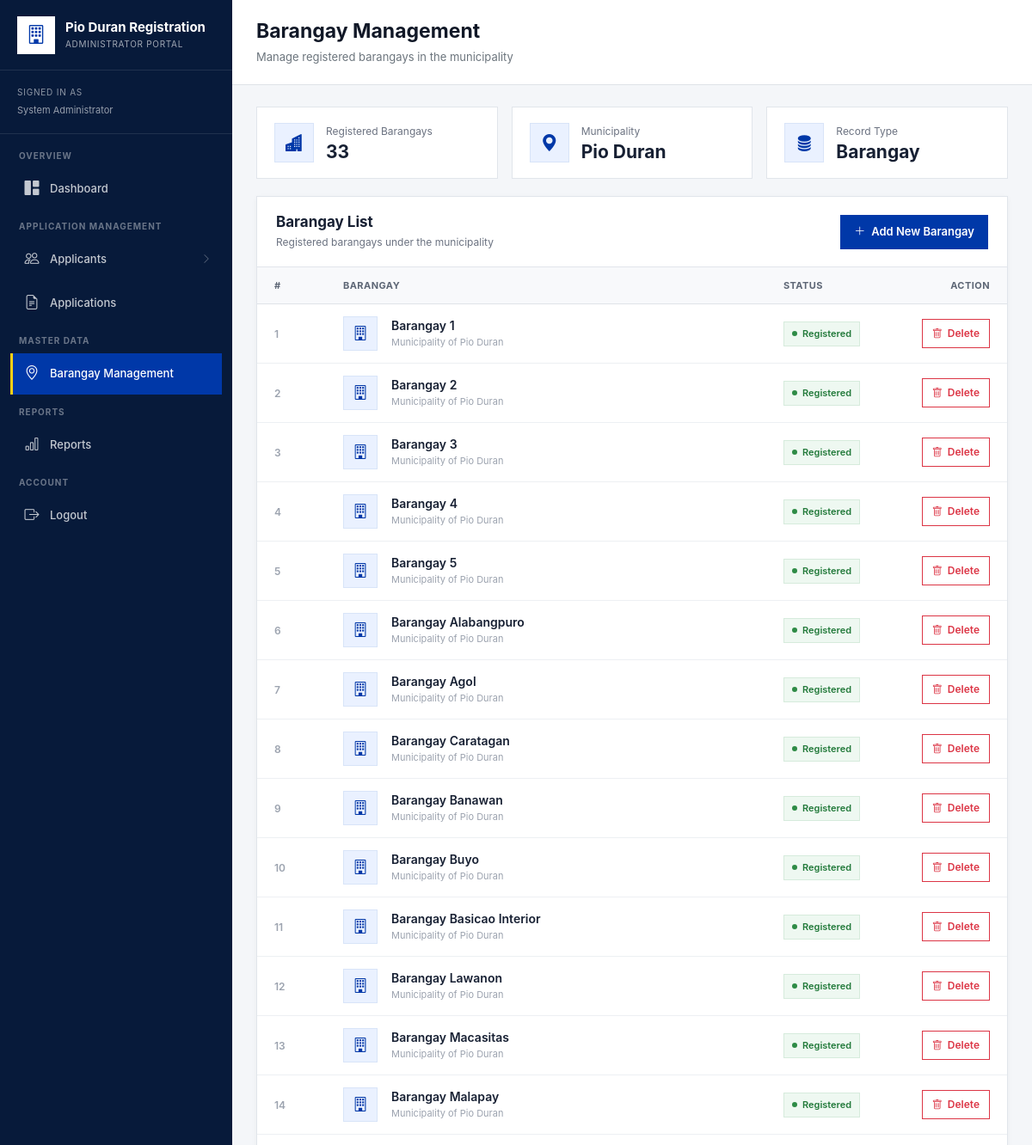
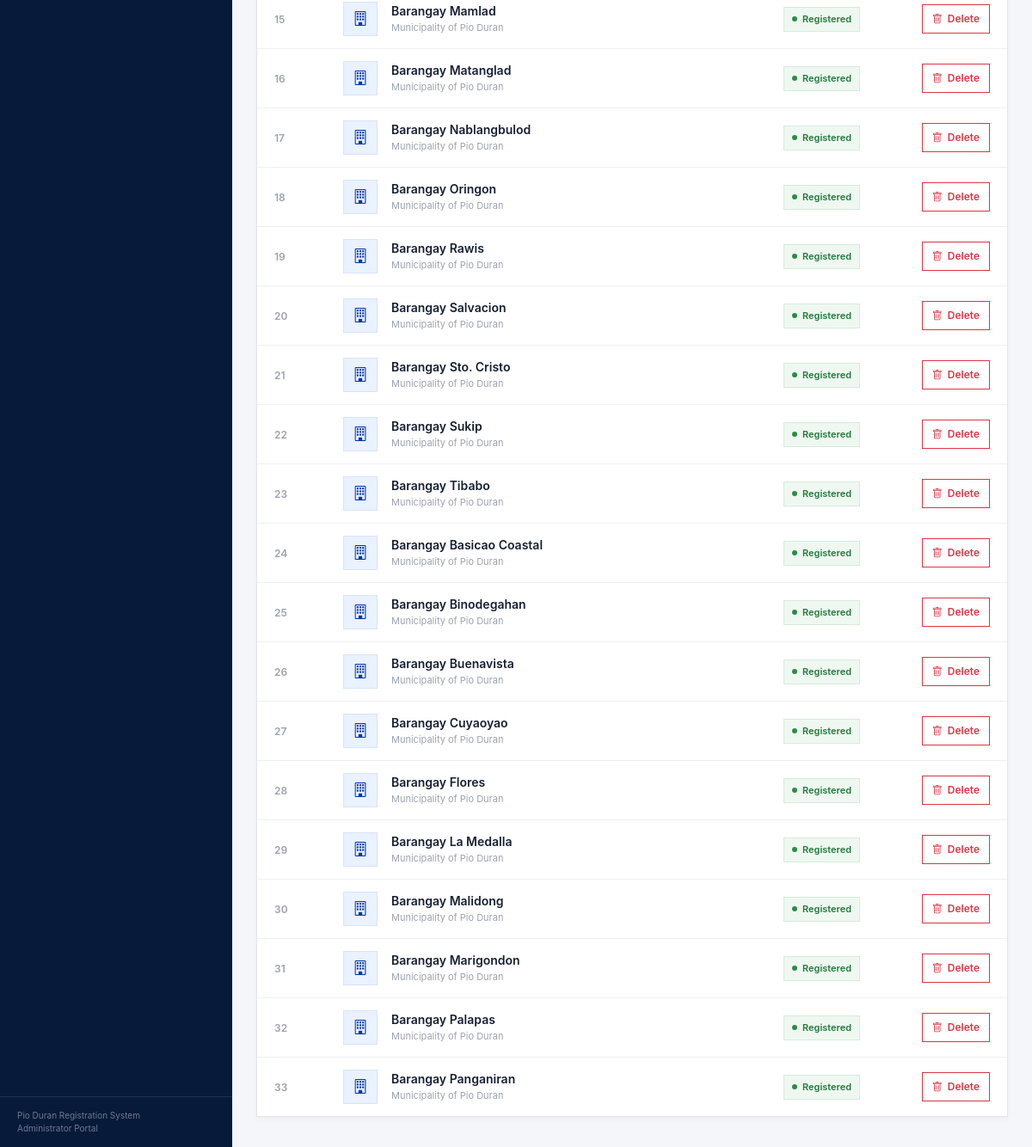
Screenshot of /comelec/brgy-list/ with the database file from the repository (2 pictures, top to bottom).
### Applicants/models.py (models this page shows, shortened)
class Barangay(models.Model):
    name = models.CharField(max_length=255, unique=True)

### core/views.py (the view)
# urls.py: path('brgy-list/', views.brgy_list, name="brgy_list"),
def brgy_list(request):
    barangays = Barangay.objects.all()
    return render(request, 'comelec/brgy_list.html', {"barangays":barangays})

### templates/comelec/brgy_list.html (shortened to what this page needs)
{% extends "admin.html" %}
{% block page_title %}
Barangay Management
{% endblock %}
{% block page_subtitle %}
Manage registered barangays in the municipality
{% endblock %}
{% block content %}
<div class="barangay-page">
    <div class="barangay-summary">
        <div class="summary-card">
            <div class="summary-icon">
                <i class="bi bi-buildings-fill"></i>
            </div>
            <div>
                <div class="summary-label">
                    Registered Barangays
                </div>
                <div class="summary-value">
                    {{ barangays|length }}
                </div>
            </div>
        </div>
        <div class="summary-card">
            <div class="summary-icon">
                <i class="bi bi-geo-alt-fill"></i>
            </div>
            <div>
                <div class="summary-label">
                    Municipality
                </div>
                <div class="summary-value">
                    Pio Duran
                </div>
            </div>
        </div>
        <div class="summary-card">
            <div class="summary-icon">
                <i class="bi bi-database-fill"></i>
            </div>
            <div>
                <div class="summary-label">
                    Record Type
                </div>
                <div class="summary-value">
                    Barangay
                </div>
            </div>
        </div>
    </div>
    <div class="barangay-card">
        <div class="barangay-card-header">
            <div
                class="
                    d-flex
                    justify-content-between
                    align-items-center
                    gap-3
                "
            >
                <div>
                    <h2 class="barangay-title">
                        Barangay List
                    </h2>
                    <p class="barangay-description">
                        Registered barangays under the municipality
                    </p>
                </div>
                <a
                    href="{% url 'add_brgy' %}"
                    class="add-barangay-btn"
                >
                    <i class="bi bi-plus-lg"></i>
                    Add New Barangay
                </a>
            </div>
        </div>
        <div class="table-responsive">
            <table class="table barangay-table align-middle">
                <thead>
                    <tr>
                        <th
                            style="width: 80px;"
                        >
                            #
                        </th>
                        <th>
                            Barangay
                        </th>
                        <th
                            style="width: 150px;"
                        >
                            Status
                        </th>
                        <th
                            class="text-end"
                            style="width: 130px;"
                        >
                            Action
                        </th>
                    </tr>
                </thead>
                <tbody>
                    {% for brgy in barangays %}
                    <tr>
                        <td>
                            <span class="row-number">
                                {{ forloop.counter }}
                            </span>
                        </td>
                        <td>
                            <div
                                class="
                                    d-flex
                                    align-items-center
                                    gap-3
                                "
                            >
                                <div class="barangay-icon">
                                    <i class="bi bi-building"></i>
                                </div>
                                <div>
                                    <div class="barangay-name">
                                        {{ brgy.name }}
                                    </div>
                                    <div class="barangay-type">
                                        Municipality of Pio Duran
                                    </div>
                                </div>
                            </div>
                        </td>
                        <td>
                            <span class="barangay-status">
                                <span class="status-dot"></span>
                                Registered
                            </span>
                        </td>
                        <td class="text-end">
                            <a
                                href="{% url 'delete-brgy' brgy.pk %}"
                                class="delete-btn"
                            >
                                <i class="bi bi-trash"></i>
                                Delete
                            </a>
                        </td>
                    </tr>
                    {% endfor %}
                </tbody>
            </table>
        </div>
    </div>
</div>
{% endblock %}

### templates/admin.html (style rules this page uses)
:root { --admin-navy: #071a3a; --admin-navy-2: #0b234d; --admin-blue: #0038a8; --admin-blue-dark: #002b7f; --admin-gold: #fcd116; --admin-bg: #f4f6f9; --admin-border: #dfe3e8; --admin-text: #172033; --admin-muted: #6c757d; --sidebar-width: 270px; }
* { box-sizing: border-box; }
html, body { min-height: 100%; }
body { margin: 0; background: var(--admin-bg); color: var(--admin-text); font-family: Inter, -apple-system, BlinkMacSystemFont, "Segoe UI", Roboto, Arial, sans-serif; font-size: 14px; }
a { text-decoration: none; }
.table { margin-bottom: 0; font-size: 13px; }
.table thead th { padding: 12px 14px; background: #f8f9fb; border-bottom: 1px solid var(--admin-border); color: #4b5563; font-size: 11px; font-weight: 700; text-transform: uppercase; letter-spacing: .35px; white-space: nowrap; }
.table tbody td { padding: 12px 14px; border-color: #edf0f3; vertical-align: middle; color: #273142; }

### templates/comelec/brgy_list.html (style rules this page uses)
.barangay-page { width: 100%; }
.barangay-summary { display: grid; grid-template-columns: repeat(3, minmax(0, 1fr)); gap: 16px; margin-bottom: 20px; }
.summary-card { background: #ffffff; border: 1px solid #e1e5eb; padding: 18px 20px; display: flex; align-items: center; gap: 14px; }
.summary-icon { width: 46px; height: 46px; display: flex; align-items: center; justify-content: center; background: #eaf1ff; color: #0038a8; border: 1px solid #d8e4f8; flex-shrink: 0; }
.summary-icon i { font-size: 20px; }
.summary-label { color: #6b7280; font-size: 12px; margin-bottom: 2px; }
.summary-value { color: #172033; font-size: 21px; font-weight: 700; line-height: 1.2; }
.barangay-card { background: #ffffff; border: 1px solid #e1e5eb; box-shadow: 0 2px 7px rgba(0, 0, 0, 0.04); }
.barangay-card-header { padding: 19px 22px; border-bottom: 1px solid #e1e5eb; }
.barangay-title { margin: 0; color: #172033; font-size: 17px; font-weight: 700; }
.barangay-description { margin: 4px 0 0; color: #6b7280; font-size: 12px; }
.add-barangay-btn { display: inline-flex; align-items: center; justify-content: center; gap: 7px; min-height: 40px; padding: 9px 15px; background: #0038a8; border: 1px solid #0038a8; color: #ffffff; font-size: 13px; font-weight: 600; transition: 0.15s ease; }
.barangay-table { margin: 0; width: 100%; }
.barangay-table thead th { padding: 13px 20px; background: #f8f9fb; border-bottom: 1px solid #dfe3e8; color: #5d6675; font-size: 11px; font-weight: 700; text-transform: uppercase; letter-spacing: 0.04em; white-space: nowrap; }
.barangay-table tbody td { padding: 14px 20px; border-bottom: 1px solid #edf0f3; color: #374151; vertical-align: middle; }
.barangay-table tbody tr:last-child td { border-bottom: none; }
.barangay-table tbody tr { transition: background 0.12s ease; }
.row-number { color: #9ca3af; font-size: 12px; font-weight: 600; }
.barangay-icon { width: 40px; height: 40px; display: flex; align-items: center; justify-content: center; background: #eaf1ff; color: #0038a8; border: 1px solid #d8e4f8; flex-shrink: 0; }
.barangay-icon i { font-size: 17px; }
.barangay-name { color: #172033; font-size: 14px; font-weight: 600; line-height: 1.3; }
.barangay-type { margin-top: 2px; color: #9ca3af; font-size: 11px; }
.barangay-status { display: inline-flex; align-items: center; gap: 6px; padding: 5px 9px; background: #eef8f1; border: 1px solid #d6ebdc; color: #237a3b; font-size: 11px; font-weight: 600; }
.status-dot { width: 6px; height: 6px; background: #2e8b46; border-radius: 50%; }
.delete-btn { display: inline-flex; align-items: center; justify-content: center; gap: 6px; min-height: 34px; padding: 6px 11px; background: #ffffff; border: 1px solid #dc3545; color: #dc3545; font-size: 12px; font-weight: 600; transition: 0.15s ease; }

### rows the page displays
Barangay: name "Barangay 1"
Barangay: name "Barangay 2"
Barangay: name "Barangay 3"
Barangay: name "Barangay 4"
Barangay: name "Barangay 5"
Barangay: name "Barangay Alabangpuro"
Barangay: name "Barangay Agol"
Barangay: name "Barangay Caratagan"
Barangay: name "Barangay Banawan"
Barangay: name "Barangay Buyo"
Barangay: name "Barangay Basicao Interior"
Barangay: name "Barangay Lawanon"
Barangay: name "Barangay Macasitas"
Barangay: name "Barangay Malapay"
Barangay: name "Barangay Mamlad"
Barangay: name "Barangay Matanglad"
Barangay: name "Barangay Nablangbulod"
Barangay: name "Barangay Oringon"
Barangay: name "Barangay Rawis"
Barangay: name "Barangay Salvacion"
Barangay: name "Barangay Sto. Cristo"
Barangay: name "Barangay Sukip"
Barangay: name "Barangay Tibabo"
Barangay: name "Barangay Basicao Coastal"
Barangay: name "Barangay Binodegahan"
Barangay: name "Barangay Buenavista"
Barangay: name "Barangay Cuyaoyao"
Barangay: name "Barangay Flores"
Barangay: name "Barangay La Medalla"
Barangay: name "Barangay Malidong"
Barangay: name "Barangay Marigondon"
Barangay: name "Barangay Palapas"
Barangay: name "Barangay Panganiran"

### other values shown
{{ barangays|length }} "33"
